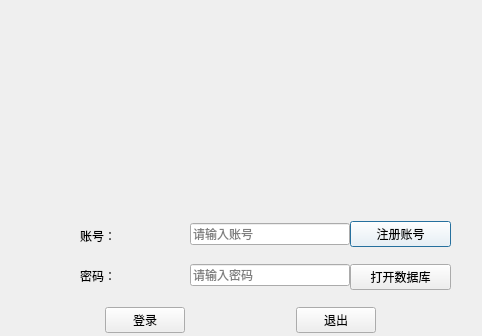
<?xml version="1.0" encoding="UTF-8"?>
<ui version="4.0">
 <class>LoginDialog</class>
 <widget class="QDialog" name="LoginDialog">
  <property name="geometry">
   <rect>
    <x>0</x>
    <y>0</y>
    <width>482</width>
    <height>336</height>
   </rect>
  </property>
  <property name="windowTitle">
   <string>Dialog</string>
  </property>
  <property name="styleSheet">
   <string notr="true">border-image: url(:/images/back.png);</string>
  </property>
  <widget class="QWidget" name="verticalLayoutWidget_2">
   <property name="geometry">
    <rect>
     <x>190</x>
     <y>210</y>
     <width>160</width>
     <height>91</height>
    </rect>
   </property>
   <layout class="QVBoxLayout" name="verticalLayout_2">
    <item>
     <widget class="QLineEdit" name="usrLineEdit">
      <property name="placeholderText">
       <string>请输入账号</string>
      </property>
     </widget>
    </item>
    <item>
     <widget class="QLineEdit" name="pwdLineEdit">
      <property name="echoMode">
       <enum>QLineEdit::Password</enum>
      </property>
      <property name="placeholderText">
       <string>请输入密码</string>
      </property>
     </widget>
    </item>
   </layout>
  </widget>
  <widget class="QWidget" name="verticalLayoutWidget_3">
   <property name="geometry">
    <rect>
     <x>350</x>
     <y>210</y>
     <width>101</width>
     <height>91</height>
    </rect>
   </property>
   <layout class="QVBoxLayout" name="verticalLayout_3">
    <item>
     <widget class="QPushButton" name="pushButton_2">
      <property name="styleSheet">
       <string notr="true">background-color: rgb(255, 255, 255);</string>
      </property>
      <property name="text">
       <string>注册账号</string>
      </property>
     </widget>
    </item>
    <item>
     <widget class="QPushButton" name="pushButton">
      <property name="text">
       <string>打开数据库</string>
      </property>
     </widget>
    </item>
   </layout>
  </widget>
  <widget class="QWidget" name="horizontalLayoutWidget">
   <property name="geometry">
    <rect>
     <x>0</x>
     <y>300</y>
     <width>481</width>
     <height>41</height>
    </rect>
   </property>
   <layout class="QHBoxLayout" name="horizontalLayout">
    <item>
     <spacer name="horizontalSpacer">
      <property name="orientation">
       <enum>Qt::Horizontal</enum>
      </property>
      <property name="sizeHint" stdset="0">
       <size>
        <width>40</width>
        <height>20</height>
       </size>
      </property>
     </spacer>
    </item>
    <item>
     <widget class="QPushButton" name="loginBtn">
      <property name="text">
       <string>登录</string>
      </property>
     </widget>
    </item>
    <item>
     <spacer name="horizontalSpacer_2">
      <property name="orientation">
       <enum>Qt::Horizontal</enum>
      </property>
      <property name="sizeHint" stdset="0">
       <size>
        <width>40</width>
        <height>20</height>
       </size>
      </property>
     </spacer>
    </item>
    <item>
     <widget class="QPushButton" name="exitBtn">
      <property name="text">
       <string>退出</string>
      </property>
     </widget>
    </item>
    <item>
     <spacer name="horizontalSpacer_3">
      <property name="orientation">
       <enum>Qt::Horizontal</enum>
      </property>
      <property name="sizeHint" stdset="0">
       <size>
        <width>40</width>
        <height>20</height>
       </size>
      </property>
     </spacer>
    </item>
   </layout>
  </widget>
  <widget class="QLabel" name="gif_label">
   <property name="geometry">
    <rect>
     <x>0</x>
     <y>0</y>
     <width>481</width>
     <height>201</height>
    </rect>
   </property>
   <property name="text">
    <string/>
   </property>
  </widget>
  <widget class="QLabel" name="label_2">
   <property name="geometry">
    <rect>
     <x>80</x>
     <y>220</y>
     <width>61</width>
     <height>31</height>
    </rect>
   </property>
   <property name="text">
    <string>账号：</string>
   </property>
  </widget>
  <widget class="QLabel" name="label">
   <property name="geometry">
    <rect>
     <x>80</x>
     <y>260</y>
     <width>51</width>
     <height>31</height>
    </rect>
   </property>
   <property name="text">
    <string>密码：</string>
   </property>
  </widget>
 </widget>
 <resources/>
 <connections>
  <connection>
   <sender>exitBtn</sender>
   <signal>clicked()</signal>
   <receiver>LoginDialog</receiver>
   <slot>close()</slot>
   <hints>
    <hint type="sourcelabel">
     <x>336</x>
     <y>243</y>
    </hint>
    <hint type="destinationlabel">
     <x>251</x>
     <y>176</y>
    </hint>
   </hints>
  </connection>
 </connections>
</ui>
